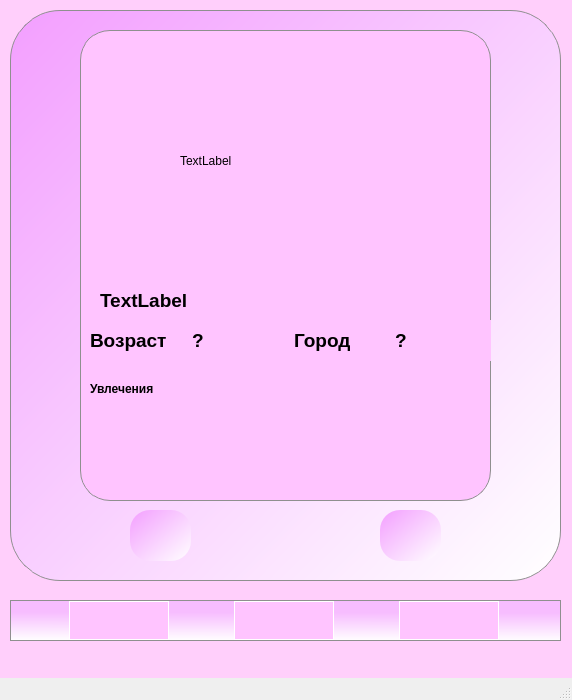
<?xml version="1.0" encoding="UTF-8"?>
<ui version="4.0">
 <class>MainWindow</class>
 <widget class="QMainWindow" name="MainWindow">
  <property name="geometry">
   <rect>
    <x>0</x>
    <y>0</y>
    <width>572</width>
    <height>700</height>
   </rect>
  </property>
  <property name="minimumSize">
   <size>
    <width>572</width>
    <height>650</height>
   </size>
  </property>
  <property name="maximumSize">
   <size>
    <width>572</width>
    <height>700</height>
   </size>
  </property>
  <property name="windowTitle">
   <string>MainWindow</string>
  </property>
  <widget class="QWidget" name="centralwidget">
   <property name="styleSheet">
    <string notr="true">background-color: rgb(255, 207, 251)
</string>
   </property>
   <widget class="QStackedWidget" name="all_windows">
    <property name="geometry">
     <rect>
      <x>0</x>
      <y>0</y>
      <width>571</width>
      <height>581</height>
     </rect>
    </property>
    <property name="styleSheet">
     <string notr="true">background-color: rgb(255, 207, 251);
border-radius: 10px</string>
    </property>
    <property name="currentIndex">
     <number>0</number>
    </property>
    <widget class="QWidget" name="main">
     <property name="styleSheet">
      <string notr="true"/>
     </property>
     <widget class="QWidget" name="show_users" native="true">
      <property name="geometry">
       <rect>
        <x>10</x>
        <y>10</y>
        <width>551</width>
        <height>571</height>
       </rect>
      </property>
      <property name="styleSheet">
       <string notr="true">border-radius: 50px;
border: 1px solid rgb(143, 143, 143);
background-color: qlineargradient(spread:repeat, x1:0, y1:0, x2:1, y2:1, stop:0 rgba(243, 159, 255, 255), stop:1 rgba(255, 255, 255, 255));</string>
      </property>
      <widget class="QWidget" name="user_for_you" native="true">
       <property name="geometry">
        <rect>
         <x>70</x>
         <y>20</y>
         <width>411</width>
         <height>471</height>
        </rect>
       </property>
       <property name="styleSheet">
        <string notr="true">background-color: rgb(255, 196, 255);
border: 1px solid rgb(143, 143, 143);
border-radius:  30px</string>
       </property>
       <widget class="QLabel" name="photo">
        <property name="geometry">
         <rect>
          <x>100</x>
          <y>10</y>
          <width>211</width>
          <height>241</height>
         </rect>
        </property>
        <property name="styleSheet">
         <string notr="true">border: 0px</string>
        </property>
        <property name="text">
         <string>TextLabel</string>
        </property>
        <property name="scaledContents">
         <bool>true</bool>
        </property>
       </widget>
       <widget class="QLabel" name="name">
        <property name="geometry">
         <rect>
          <x>20</x>
          <y>260</y>
          <width>101</width>
          <height>21</height>
         </rect>
        </property>
        <property name="font">
         <font>
          <pointsize>14</pointsize>
          <bold>true</bold>
         </font>
        </property>
        <property name="styleSheet">
         <string notr="true">border: 0px</string>
        </property>
        <property name="text">
         <string>TextLabel</string>
        </property>
       </widget>
       <widget class="QWidget" name="horizontalWidget_2" native="true">
        <property name="geometry">
         <rect>
          <x>10</x>
          <y>290</y>
          <width>401</width>
          <height>41</height>
         </rect>
        </property>
        <property name="styleSheet">
         <string notr="true">border: 0px</string>
        </property>
        <layout class="QHBoxLayout" name="horizontalLayout_2">
         <item>
          <widget class="QLabel" name="label_age">
           <property name="font">
            <font>
             <pointsize>14</pointsize>
             <bold>true</bold>
            </font>
           </property>
           <property name="styleSheet">
            <string notr="true">word-break: break-all;
border: 0px</string>
           </property>
           <property name="text">
            <string>Возраст</string>
           </property>
           <property name="textFormat">
            <enum>Qt::TextFormat::MarkdownText</enum>
           </property>
           <property name="wordWrap">
            <bool>false</bool>
           </property>
          </widget>
         </item>
         <item>
          <widget class="QLabel" name="age">
           <property name="font">
            <font>
             <pointsize>14</pointsize>
             <bold>true</bold>
            </font>
           </property>
           <property name="styleSheet">
            <string notr="true">word-break: break-all;
border: 0px</string>
           </property>
           <property name="text">
            <string>?</string>
           </property>
           <property name="textFormat">
            <enum>Qt::TextFormat::MarkdownText</enum>
           </property>
           <property name="wordWrap">
            <bool>false</bool>
           </property>
          </widget>
         </item>
         <item>
          <widget class="QLabel" name="label_city">
           <property name="font">
            <font>
             <pointsize>14</pointsize>
             <bold>true</bold>
            </font>
           </property>
           <property name="styleSheet">
            <string notr="true">word-break: break-all;
border: 0px</string>
           </property>
           <property name="text">
            <string>Город</string>
           </property>
           <property name="textFormat">
            <enum>Qt::TextFormat::MarkdownText</enum>
           </property>
           <property name="wordWrap">
            <bool>false</bool>
           </property>
          </widget>
         </item>
         <item>
          <widget class="QLabel" name="city">
           <property name="font">
            <font>
             <pointsize>14</pointsize>
             <bold>true</bold>
            </font>
           </property>
           <property name="styleSheet">
            <string notr="true">word-break: break-all;
border: 0px</string>
           </property>
           <property name="text">
            <string>?</string>
           </property>
           <property name="textFormat">
            <enum>Qt::TextFormat::MarkdownText</enum>
           </property>
           <property name="wordWrap">
            <bool>false</bool>
           </property>
          </widget>
         </item>
        </layout>
       </widget>
       <widget class="QWidget" name="gridWidget" native="true">
        <property name="geometry">
         <rect>
          <x>10</x>
          <y>350</y>
          <width>391</width>
          <height>111</height>
         </rect>
        </property>
        <property name="styleSheet">
         <string notr="true">border: 0px</string>
        </property>
        <layout class="QGridLayout" name="gridLayout">
         <item row="0" column="1">
          <widget class="QLabel" name="label_0">
           <property name="font">
            <font>
             <bold>true</bold>
            </font>
           </property>
           <property name="styleSheet">
            <string notr="true">border: 0px</string>
           </property>
           <property name="text">
            <string/>
           </property>
          </widget>
         </item>
         <item row="4" column="1">
          <widget class="QLabel" name="label_4">
           <property name="font">
            <font>
             <bold>true</bold>
            </font>
           </property>
           <property name="styleSheet">
            <string notr="true">border: 0px</string>
           </property>
           <property name="text">
            <string/>
           </property>
          </widget>
         </item>
         <item row="0" column="0">
          <widget class="QLabel" name="label_interes_card">
           <property name="font">
            <font>
             <bold>true</bold>
            </font>
           </property>
           <property name="styleSheet">
            <string notr="true">border: 0px</string>
           </property>
           <property name="text">
            <string>Увлечения</string>
           </property>
          </widget>
         </item>
         <item row="3" column="1">
          <widget class="QLabel" name="label_3">
           <property name="font">
            <font>
             <bold>true</bold>
            </font>
           </property>
           <property name="styleSheet">
            <string notr="true">border: 0px</string>
           </property>
           <property name="text">
            <string/>
           </property>
          </widget>
         </item>
         <item row="1" column="1">
          <widget class="QLabel" name="label_1">
           <property name="font">
            <font>
             <bold>true</bold>
            </font>
           </property>
           <property name="styleSheet">
            <string notr="true">border: 0px</string>
           </property>
           <property name="text">
            <string/>
           </property>
          </widget>
         </item>
         <item row="0" column="2">
          <widget class="QLabel" name="label_5">
           <property name="font">
            <font>
             <bold>true</bold>
            </font>
           </property>
           <property name="styleSheet">
            <string notr="true">border: 0px</string>
           </property>
           <property name="text">
            <string/>
           </property>
          </widget>
         </item>
         <item row="1" column="2">
          <widget class="QLabel" name="label_6">
           <property name="font">
            <font>
             <bold>true</bold>
            </font>
           </property>
           <property name="styleSheet">
            <string notr="true">border: 0px</string>
           </property>
           <property name="text">
            <string/>
           </property>
          </widget>
         </item>
         <item row="2" column="2">
          <widget class="QLabel" name="label_7">
           <property name="font">
            <font>
             <bold>true</bold>
            </font>
           </property>
           <property name="styleSheet">
            <string notr="true">border: 0px</string>
           </property>
           <property name="text">
            <string/>
           </property>
          </widget>
         </item>
         <item row="3" column="2">
          <widget class="QLabel" name="label_8">
           <property name="font">
            <font>
             <bold>true</bold>
            </font>
           </property>
           <property name="styleSheet">
            <string notr="true">border: 0px</string>
           </property>
           <property name="text">
            <string/>
           </property>
          </widget>
         </item>
         <item row="4" column="2">
          <widget class="QLabel" name="label_9">
           <property name="font">
            <font>
             <bold>true</bold>
            </font>
           </property>
           <property name="styleSheet">
            <string notr="true">border: 0px</string>
           </property>
           <property name="text">
            <string/>
           </property>
          </widget>
         </item>
         <item row="2" column="1">
          <widget class="QLabel" name="label_2">
           <property name="font">
            <font>
             <bold>true</bold>
            </font>
           </property>
           <property name="styleSheet">
            <string notr="true">border: 0px</string>
           </property>
           <property name="text">
            <string/>
           </property>
          </widget>
         </item>
        </layout>
       </widget>
      </widget>
      <widget class="QPushButton" name="like_button">
       <property name="geometry">
        <rect>
         <x>120</x>
         <y>500</y>
         <width>61</width>
         <height>51</height>
        </rect>
       </property>
       <property name="styleSheet">
        <string notr="true">border: 0px;
border-radius: 20px;
</string>
       </property>
       <property name="text">
        <string/>
       </property>
       <property name="icon">
        <iconset>
         <normaloff>heart.png</normaloff>heart.png</iconset>
       </property>
       <property name="iconSize">
        <size>
         <width>50</width>
         <height>50</height>
        </size>
       </property>
      </widget>
      <widget class="QPushButton" name="dis_button">
       <property name="geometry">
        <rect>
         <x>370</x>
         <y>500</y>
         <width>61</width>
         <height>51</height>
        </rect>
       </property>
       <property name="styleSheet">
        <string notr="true">border: 0px;
border-radius: 20px;
</string>
       </property>
       <property name="text">
        <string/>
       </property>
       <property name="icon">
        <iconset>
         <normaloff>dislike.png</normaloff>dislike.png</iconset>
       </property>
       <property name="iconSize">
        <size>
         <width>50</width>
         <height>50</height>
        </size>
       </property>
      </widget>
     </widget>
    </widget>
    <widget class="QWidget" name="profile">
     <widget class="QWidget" name="user_profile" native="true">
      <property name="geometry">
       <rect>
        <x>10</x>
        <y>20</y>
        <width>551</width>
        <height>471</height>
       </rect>
      </property>
      <property name="styleSheet">
       <string notr="true">border-radius: 50px;
border: 1px solid rgb(143, 143, 143);
background-color: qlineargradient(spread:repeat, x1:0, y1:0, x2:1, y2:1, stop:0 rgba(243, 159, 255, 255), stop:1 rgba(255, 255, 255, 255));</string>
      </property>
      <widget class="QLabel" name="prof_pic">
       <property name="geometry">
        <rect>
         <x>20</x>
         <y>20</y>
         <width>151</width>
         <height>151</height>
        </rect>
       </property>
       <property name="styleSheet">
        <string notr="true">background-color: transparent;
border-radius: 0;
border: 0px

</string>
       </property>
       <property name="text">
        <string/>
       </property>
       <property name="scaledContents">
        <bool>true</bool>
       </property>
      </widget>
      <widget class="QLabel" name="label_intres">
       <property name="geometry">
        <rect>
         <x>20</x>
         <y>200</y>
         <width>101</width>
         <height>38</height>
        </rect>
       </property>
       <property name="font">
        <font>
         <pointsize>12</pointsize>
         <bold>true</bold>
        </font>
       </property>
       <property name="styleSheet">
        <string notr="true">color: black;
background-color: transparent;
border: 0px</string>
       </property>
       <property name="text">
        <string>Увлечения:</string>
       </property>
      </widget>
      <widget class="QPushButton" name="pushButton">
       <property name="geometry">
        <rect>
         <x>380</x>
         <y>380</y>
         <width>151</width>
         <height>61</height>
        </rect>
       </property>
       <property name="font">
        <font>
         <pointsize>12</pointsize>
        </font>
       </property>
       <property name="styleSheet">
        <string notr="true">background-color: rgb(255, 197, 250);
border: 0px;
border-radius: 20px;
color: rgb(0, 0, 0)</string>
       </property>
       <property name="text">
        <string>Редактировать</string>
       </property>
      </widget>
      <widget class="QWidget" name="widget" native="true">
       <property name="geometry">
        <rect>
         <x>180</x>
         <y>20</y>
         <width>361</width>
         <height>171</height>
        </rect>
       </property>
       <property name="styleSheet">
        <string notr="true">background-color: transparent;
border-radius: 20px;
border: 0px</string>
       </property>
       <widget class="QWidget" name="formLayoutWidget">
        <property name="geometry">
         <rect>
          <x>10</x>
          <y>10</y>
          <width>341</width>
          <height>140</height>
         </rect>
        </property>
        <layout class="QFormLayout" name="formLayout">
         <item row="0" column="0">
          <widget class="QLabel" name="name_label">
           <property name="minimumSize">
            <size>
             <width>0</width>
             <height>30</height>
            </size>
           </property>
           <property name="font">
            <font>
             <pointsize>12</pointsize>
             <bold>true</bold>
            </font>
           </property>
           <property name="styleSheet">
            <string notr="true">color: black;
background-color: transparent;
border: 0px</string>
           </property>
           <property name="text">
            <string>Имя:</string>
           </property>
          </widget>
         </item>
         <item row="1" column="0">
          <widget class="QLabel" name="surname_label">
           <property name="minimumSize">
            <size>
             <width>0</width>
             <height>30</height>
            </size>
           </property>
           <property name="font">
            <font>
             <pointsize>12</pointsize>
             <bold>true</bold>
            </font>
           </property>
           <property name="styleSheet">
            <string notr="true">color: black;
background-color: transparent;
border: 0px</string>
           </property>
           <property name="text">
            <string>Фамилия:</string>
           </property>
          </widget>
         </item>
         <item row="2" column="0">
          <widget class="QLabel" name="city_label_prof">
           <property name="minimumSize">
            <size>
             <width>0</width>
             <height>30</height>
            </size>
           </property>
           <property name="font">
            <font>
             <pointsize>12</pointsize>
             <bold>true</bold>
            </font>
           </property>
           <property name="styleSheet">
            <string notr="true">color: black;
background-color: transparent;
border: 0px</string>
           </property>
           <property name="text">
            <string>Город:</string>
           </property>
          </widget>
         </item>
         <item row="3" column="0">
          <widget class="QLabel" name="label_age_prof">
           <property name="minimumSize">
            <size>
             <width>0</width>
             <height>30</height>
            </size>
           </property>
           <property name="font">
            <font>
             <pointsize>12</pointsize>
             <bold>true</bold>
            </font>
           </property>
           <property name="styleSheet">
            <string notr="true">color: black;
background-color: transparent;
border: 0px</string>
           </property>
           <property name="text">
            <string>Возраст:</string>
           </property>
          </widget>
         </item>
         <item row="0" column="1">
          <widget class="QLabel" name="name_prof">
           <property name="font">
            <font>
             <pointsize>12</pointsize>
             <bold>true</bold>
            </font>
           </property>
           <property name="styleSheet">
            <string notr="true">color: black;
background-color: transparent;
border: 0px</string>
           </property>
           <property name="text">
            <string>Имя:</string>
           </property>
          </widget>
         </item>
         <item row="1" column="1">
          <widget class="QLabel" name="surname_prof">
           <property name="font">
            <font>
             <pointsize>12</pointsize>
             <bold>true</bold>
            </font>
           </property>
           <property name="styleSheet">
            <string notr="true">color: black;
background-color: transparent;
border: 0px</string>
           </property>
           <property name="text">
            <string>Имя:</string>
           </property>
          </widget>
         </item>
         <item row="2" column="1">
          <widget class="QLabel" name="city_prof">
           <property name="font">
            <font>
             <pointsize>12</pointsize>
             <bold>true</bold>
            </font>
           </property>
           <property name="styleSheet">
            <string notr="true">color: black;
background-color: transparent;
border: 0px</string>
           </property>
           <property name="text">
            <string>Имя:</string>
           </property>
          </widget>
         </item>
         <item row="3" column="1">
          <widget class="QLabel" name="age_prof">
           <property name="font">
            <font>
             <pointsize>12</pointsize>
             <bold>true</bold>
            </font>
           </property>
           <property name="styleSheet">
            <string notr="true">color: black;
background-color: transparent;
border: 0px</string>
           </property>
           <property name="text">
            <string>Имя:</string>
           </property>
          </widget>
         </item>
        </layout>
       </widget>
      </widget>
      <widget class="QWidget" name="widget_2" native="true">
       <property name="geometry">
        <rect>
         <x>130</x>
         <y>190</y>
         <width>251</width>
         <height>271</height>
        </rect>
       </property>
       <property name="styleSheet">
        <string notr="true">border: 0px;
background-color: transparent</string>
       </property>
       <widget class="QWidget" name="verticalLayoutWidget">
        <property name="geometry">
         <rect>
          <x>10</x>
          <y>20</y>
          <width>231</width>
          <height>231</height>
         </rect>
        </property>
        <layout class="QVBoxLayout" name="self_interes"/>
       </widget>
      </widget>
     </widget>
    </widget>
    <widget class="QWidget" name="messanger">
     <widget class="QWidget" name="chats" native="true">
      <property name="geometry">
       <rect>
        <x>10</x>
        <y>20</y>
        <width>581</width>
        <height>471</height>
       </rect>
      </property>
      <property name="styleSheet">
       <string notr="true">border-radius: 50px;
border: 1px solid rgb(143, 143, 143);
background-color: qlineargradient(spread:repeat, x1:0, y1:0, x2:1, y2:1, stop:0 rgba(243, 159, 255, 255), stop:1 rgba(255, 255, 255, 255));</string>
      </property>
     </widget>
    </widget>
   </widget>
   <widget class="QWidget" name="navigation" native="true">
    <property name="geometry">
     <rect>
      <x>10</x>
      <y>600</y>
      <width>551</width>
      <height>41</height>
     </rect>
    </property>
    <property name="styleSheet">
     <string notr="true">background-color: rgb(255, 170, 255);
border-radius: 1em;
background-color: qlineargradient(spread:repeat, x1:0.5, y1:0, x2:0.480556, y2:1, stop:0.305556 rgba(247, 189, 255, 255), stop:1 rgba(255, 255, 255, 255));
border: 1px solid rgb(143, 143, 143);</string>
    </property>
    <widget class="QWidget" name="horizontalLayoutWidget">
     <property name="geometry">
      <rect>
       <x>0</x>
       <y>0</y>
       <width>551</width>
       <height>41</height>
      </rect>
     </property>
     <layout class="QHBoxLayout" name="horizontalLayout">
      <item>
       <widget class="QPushButton" name="home_button">
        <property name="maximumSize">
         <size>
          <width>100</width>
          <height>39</height>
         </size>
        </property>
        <property name="styleSheet">
         <string notr="true">background-color: rgb(255, 196, 255);
border: 1px solid rgb(255, 255, 255)</string>
        </property>
        <property name="text">
         <string/>
        </property>
        <property name="icon">
         <iconset theme="go-home"/>
        </property>
        <property name="iconSize">
         <size>
          <width>31</width>
          <height>31</height>
         </size>
        </property>
       </widget>
      </item>
      <item>
       <widget class="QPushButton" name="messanger_button">
        <property name="maximumSize">
         <size>
          <width>100</width>
          <height>39</height>
         </size>
        </property>
        <property name="styleSheet">
         <string notr="true">background-color: rgb(255, 196, 255);
border: 1px solid rgb(255, 255, 255)</string>
        </property>
        <property name="text">
         <string/>
        </property>
        <property name="icon">
         <iconset theme="emblem-mail"/>
        </property>
        <property name="iconSize">
         <size>
          <width>31</width>
          <height>31</height>
         </size>
        </property>
       </widget>
      </item>
      <item>
       <widget class="QPushButton" name="profile_button">
        <property name="maximumSize">
         <size>
          <width>100</width>
          <height>39</height>
         </size>
        </property>
        <property name="focusPolicy">
         <enum>Qt::FocusPolicy::NoFocus</enum>
        </property>
        <property name="contextMenuPolicy">
         <enum>Qt::ContextMenuPolicy::DefaultContextMenu</enum>
        </property>
        <property name="layoutDirection">
         <enum>Qt::LayoutDirection::LeftToRight</enum>
        </property>
        <property name="autoFillBackground">
         <bool>false</bool>
        </property>
        <property name="styleSheet">
         <string notr="true">background-color: rgb(255, 196, 255);
border: 1px solid rgb(255, 255, 255)</string>
        </property>
        <property name="text">
         <string/>
        </property>
        <property name="icon">
         <iconset theme="address-book-new"/>
        </property>
        <property name="iconSize">
         <size>
          <width>31</width>
          <height>31</height>
         </size>
        </property>
        <property name="flat">
         <bool>true</bool>
        </property>
       </widget>
      </item>
     </layout>
    </widget>
   </widget>
  </widget>
  <widget class="QMenuBar" name="menubar">
   <property name="geometry">
    <rect>
     <x>0</x>
     <y>0</y>
     <width>572</width>
     <height>33</height>
    </rect>
   </property>
  </widget>
  <widget class="QStatusBar" name="statusbar"/>
 </widget>
 <resources/>
 <connections>
  <connection>
   <sender>like_button</sender>
   <signal>clicked()</signal>
   <receiver>widget</receiver>
   <slot>repaint()</slot>
   <hints>
    <hint type="sourcelabel">
     <x>170</x>
     <y>509</y>
    </hint>
    <hint type="destinationlabel">
     <x>370</x>
     <y>159</y>
    </hint>
   </hints>
  </connection>
 </connections>
</ui>
